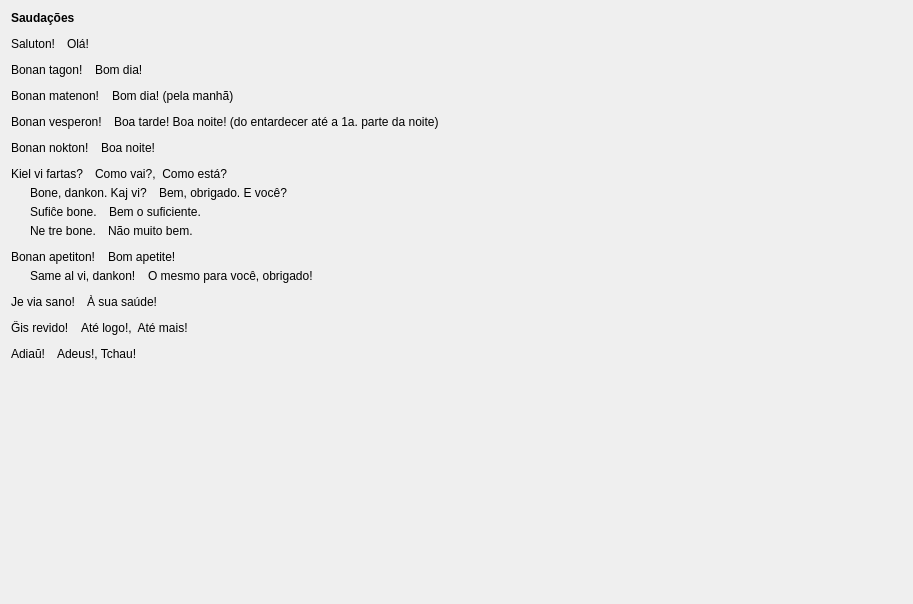
         <widget class="QWidget" name="scrollAreaWidgetContents">
          <property name="geometry">
           <rect>
            <x>0</x>
            <y>0</y>
            <width>913</width>
            <height>604</height>
           </rect>
          </property>
          <layout class="QVBoxLayout" name="verticalLayout_26">
           <property name="spacing">
            <number>12</number>
           </property>
           <item>
            <widget class="titolo" name="Lec04_Label7">
             <property name="sizePolicy">
              <sizepolicy hsizetype="Preferred" vsizetype="Maximum">
               <horstretch>0</horstretch>
               <verstretch>0</verstretch>
              </sizepolicy>
             </property>
             <property name="font">
              <font>
               <weight>75</weight>
               <bold>true</bold>
              </font>
             </property>
             <property name="text">
              <string>Saudações</string>
             </property>
             <property name="wordWrap">
              <bool>true</bool>
             </property>
            </widget>
           </item>
           <item>
            <layout class="QHBoxLayout" name="horizontalLayout_285">
             <property name="spacing">
              <number>12</number>
             </property>
             <item>
              <widget class="klakbutono_nova" name="Lec04_Button458">
               <property name="maximumSize">
                <size>
                 <width>16777215</width>
                 <height>16777215</height>
                </size>
               </property>
               <property name="text">
                <string>Saluton!</string>
               </property>
              </widget>
             </item>
             <item>
              <widget class="QLabel" name="Lec04_Label404">
               <property name="sizePolicy">
                <sizepolicy hsizetype="Expanding" vsizetype="Preferred">
                 <horstretch>0</horstretch>
                 <verstretch>0</verstretch>
                </sizepolicy>
               </property>
               <property name="text">
                <string>Olá!</string>
               </property>
               <property name="wordWrap">
                <bool>true</bool>
               </property>
              </widget>
             </item>
            </layout>
           </item>
           <item>
            <layout class="QHBoxLayout" name="horizontalLayout_286">
             <property name="spacing">
              <number>12</number>
             </property>
             <item>
              <widget class="klakbutono_nova" name="Lec04_Button459">
               <property name="maximumSize">
                <size>
                 <width>16777215</width>
                 <height>16777215</height>
                </size>
               </property>
               <property name="text">
                <string>Bonan tagon!</string>
               </property>
              </widget>
             </item>
             <item>
              <widget class="QLabel" name="Lec04_Label405">
               <property name="sizePolicy">
                <sizepolicy hsizetype="Expanding" vsizetype="Preferred">
                 <horstretch>0</horstretch>
                 <verstretch>0</verstretch>
                </sizepolicy>
               </property>
               <property name="text">
                <string>Bom dia!</string>
               </property>
               <property name="wordWrap">
                <bool>true</bool>
               </property>
              </widget>
             </item>
            </layout>
           </item>
           <item>
            <layout class="QHBoxLayout" name="horizontalLayout_287">
             <property name="spacing">
              <number>12</number>
             </property>
             <item>
              <widget class="klakbutono_nova" name="Lec04_Button460">
               <property name="maximumSize">
                <size>
                 <width>16777215</width>
                 <height>16777215</height>
                </size>
               </property>
               <property name="text">
                <string>Bonan matenon!</string>
               </property>
              </widget>
             </item>
             <item>
              <widget class="QLabel" name="Lec04_Label406">
               <property name="sizePolicy">
                <sizepolicy hsizetype="Expanding" vsizetype="Preferred">
                 <horstretch>0</horstretch>
                 <verstretch>0</verstretch>
                </sizepolicy>
               </property>
               <property name="text">
                <string>Bom dia! (pela manhã)</string>
               </property>
               <property name="wordWrap">
                <bool>true</bool>
               </property>
              </widget>
             </item>
            </layout>
           </item>
           <item>
            <layout class="QHBoxLayout" name="horizontalLayout_288">
             <property name="spacing">
              <number>12</number>
             </property>
             <item>
              <widget class="klakbutono_nova" name="Lec04_Button461">
               <property name="maximumSize">
                <size>
                 <width>16777215</width>
                 <height>16777215</height>
                </size>
               </property>
               <property name="text">
                <string>Bonan vesperon!</string>
               </property>
              </widget>
             </item>
             <item>
              <widget class="QLabel" name="Lec04_Label407">
               <property name="sizePolicy">
                <sizepolicy hsizetype="Expanding" vsizetype="Preferred">
                 <horstretch>0</horstretch>
                 <verstretch>0</verstretch>
                </sizepolicy>
               </property>
               <property name="text">
                <string>Boa tarde! Boa noite! (do entardecer até a 1a. parte da noite)</string>
               </property>
               <property name="wordWrap">
                <bool>true</bool>
               </property>
              </widget>
             </item>
            </layout>
           </item>
           <item>
            <layout class="QHBoxLayout" name="horizontalLayout_289">
             <property name="spacing">
              <number>12</number>
             </property>
             <item>
              <widget class="klakbutono_nova" name="Lec04_Button462">
               <property name="maximumSize">
                <size>
                 <width>16777215</width>
                 <height>16777215</height>
                </size>
               </property>
               <property name="text">
                <string>Bonan nokton!</string>
               </property>
              </widget>
             </item>
             <item>
              <widget class="QLabel" name="Lec04_Label408">
               <property name="sizePolicy">
                <sizepolicy hsizetype="Expanding" vsizetype="Preferred">
                 <horstretch>0</horstretch>
                 <verstretch>0</verstretch>
                </sizepolicy>
               </property>
               <property name="text">
                <string>Boa noite!</string>
               </property>
               <property name="wordWrap">
                <bool>true</bool>
               </property>
              </widget>
             </item>
            </layout>
           </item>
           <item>
            <layout class="QVBoxLayout" name="verticalLayout">
             <property name="spacing">
              <number>5</number>
             </property>
             <item>
              <layout class="QHBoxLayout" name="horizontalLayout_290">
               <property name="spacing">
                <number>12</number>
               </property>
               <item>
                <widget class="klakbutono_nova" name="Lec04_Button463">
                 <property name="maximumSize">
                  <size>
                   <width>16777215</width>
                   <height>16777215</height>
                  </size>
                 </property>
                 <property name="text">
                  <string>Kiel vi fartas?</string>
                 </property>
                </widget>
               </item>
               <item>
                <widget class="QLabel" name="Lec04_Label409">
                 <property name="sizePolicy">
                  <sizepolicy hsizetype="Expanding" vsizetype="Preferred">
                   <horstretch>0</horstretch>
                   <verstretch>0</verstretch>
                  </sizepolicy>
                 </property>
                 <property name="text">
                  <string>Como vai?,  Como está?</string>
                 </property>
                 <property name="wordWrap">
                  <bool>true</bool>
                 </property>
                </widget>
               </item>
              </layout>
             </item>
             <item>
              <layout class="QHBoxLayout" name="horizontalLayout_291">
               <property name="spacing">
                <number>12</number>
               </property>
               <item>
                <widget class="label_sago_reversa" name="label_109">
                 <property name="sizePolicy">
                  <sizepolicy hsizetype="Maximum" vsizetype="Preferred">
                   <horstretch>0</horstretch>
                   <verstretch>0</verstretch>
                  </sizepolicy>
                 </property>
                 <property name="maximumSize">
                  <size>
                   <width>16777215</width>
                   <height>16777215</height>
                  </size>
                 </property>
                 <property name="text">
                  <string/>
                 </property>
                 <property name="pixmap">
                  <pixmap resource="../resources/ikonoj.qrc">:/ikonoj/sago_revena.png</pixmap>
                 </property>
                 <property name="alignment">
                  <set>Qt::AlignRight|Qt::AlignTrailing|Qt::AlignVCenter</set>
                 </property>
                </widget>
               </item>
               <item>
                <widget class="klakbutono_nova" name="Lec04_Button464">
                 <property name="maximumSize">
                  <size>
                   <width>16777215</width>
                   <height>16777215</height>
                  </size>
                 </property>
                 <property name="text">
                  <string>Bone, dankon. Kaj vi?</string>
                 </property>
                </widget>
               </item>
               <item>
                <widget class="QLabel" name="Lec04_Label410">
                 <property name="sizePolicy">
                  <sizepolicy hsizetype="Expanding" vsizetype="Preferred">
                   <horstretch>0</horstretch>
                   <verstretch>0</verstretch>
                  </sizepolicy>
                 </property>
                 <property name="text">
                  <string>Bem, obrigado. E você?</string>
                 </property>
                 <property name="wordWrap">
                  <bool>true</bool>
                 </property>
                </widget>
               </item>
              </layout>
             </item>
             <item>
              <layout class="QHBoxLayout" name="horizontalLayout_292">
               <property name="spacing">
                <number>12</number>
               </property>
               <item>
                <widget class="label_sago_reversa" name="label_110">
                 <property name="sizePolicy">
                  <sizepolicy hsizetype="Maximum" vsizetype="Preferred">
                   <horstretch>0</horstretch>
                   <verstretch>0</verstretch>
                  </sizepolicy>
                 </property>
                 <property name="maximumSize">
                  <size>
                   <width>16777215</width>
                   <height>16777215</height>
                  </size>
                 </property>
                 <property name="text">
                  <string/>
                 </property>
                 <property name="pixmap">
                  <pixmap resource="../resources/ikonoj.qrc">:/ikonoj/sago_revena.png</pixmap>
                 </property>
                 <property name="alignment">
                  <set>Qt::AlignRight|Qt::AlignTrailing|Qt::AlignVCenter</set>
                 </property>
                </widget>
               </item>
               <item>
                <widget class="klakbutono_nova" name="Lec04_Button465">
                 <property name="maximumSize">
                  <size>
                   <width>16777215</width>
                   <height>16777215</height>
                  </size>
                 </property>
                 <property name="text">
                  <string>Sufiĉe bone.</string>
                 </property>
                </widget>
               </item>
               <item>
                <widget class="QLabel" name="Lec04_Label411">
                 <property name="sizePolicy">
                  <sizepolicy hsizetype="Expanding" vsizetype="Preferred">
                   <horstretch>0</horstretch>
                   <verstretch>0</verstretch>
                  </sizepolicy>
                 </property>
                 <property name="text">
                  <string>Bem o suficiente.</string>
                 </property>
                 <property name="wordWrap">
                  <bool>true</bool>
                 </property>
                </widget>
               </item>
              </layout>
             </item>
             <item>
              <layout class="QHBoxLayout" name="horizontalLayout_293">
               <property name="spacing">
                <number>12</number>
               </property>
               <item>
                <widget class="label_sago_reversa" name="label_111">
                 <property name="sizePolicy">
                  <sizepolicy hsizetype="Maximum" vsizetype="Preferred">
                   <horstretch>0</horstretch>
                   <verstretch>0</verstretch>
                  </sizepolicy>
                 </property>
                 <property name="maximumSize">
                  <size>
                   <width>16777215</width>
                   <height>16777215</height>
                  </size>
                 </property>
                 <property name="text">
                  <string/>
                 </property>
                 <property name="pixmap">
                  <pixmap resource="../resources/ikonoj.qrc">:/ikonoj/sago_revena.png</pixmap>
                 </property>
                 <property name="alignment">
                  <set>Qt::AlignRight|Qt::AlignTrailing|Qt::AlignVCenter</set>
                 </property>
                </widget>
               </item>
               <item>
                <widget class="klakbutono_nova" name="Lec04_Button466">
                 <property name="maximumSize">
                  <size>
                   <width>16777215</width>
                   <height>16777215</height>
                  </size>
                 </property>
                 <property name="text">
                  <string>Ne tre bone.</string>
                 </property>
                </widget>
               </item>
               <item>
                <widget class="QLabel" name="Lec04_Label412">
                 <property name="sizePolicy">
                  <sizepolicy hsizetype="Expanding" vsizetype="Preferred">
                   <horstretch>0</horstretch>
                   <verstretch>0</verstretch>
                  </sizepolicy>
                 </property>
                 <property name="text">
                  <string>Não muito bem.</string>
                 </property>
                 <property name="wordWrap">
                  <bool>true</bool>
                 </property>
                </widget>
               </item>
              </layout>
             </item>
            </layout>
           </item>
           <item>
            <layout class="QVBoxLayout" name="verticalLayout_3">
             <property name="spacing">
              <number>5</number>
             </property>
             <item>
              <layout class="QHBoxLayout" name="horizontalLayout_294">
               <property name="spacing">
                <number>12</number>
               </property>
               <item>
                <widget class="klakbutono_nova" name="Lec04_Button1">
                 <property name="maximumSize">
                  <size>
                   <width>16777215</width>
                   <height>16777215</height>
                  </size>
                 </property>
                 <property name="text">
                  <string>Bonan apetiton!</string>
                 </property>
                </widget>
               </item>
               <item>
                <widget class="QLabel" name="Lec04_Label11">
                 <property name="sizePolicy">
                  <sizepolicy hsizetype="Expanding" vsizetype="Preferred">
                   <horstretch>0</horstretch>
                   <verstretch>0</verstretch>
                  </sizepolicy>
                 </property>
                 <property name="text">
                  <string>Bom apetite!</string>
                 </property>
                 <property name="wordWrap">
                  <bool>true</bool>
                 </property>
                </widget>
               </item>
              </layout>
             </item>
             <item>
              <layout class="QHBoxLayout" name="horizontalLayout_296">
               <property name="spacing">
                <number>12</number>
               </property>
               <item>
                <widget class="label_sago_reversa" name="label_117">
                 <property name="sizePolicy">
                  <sizepolicy hsizetype="Maximum" vsizetype="Preferred">
                   <horstretch>0</horstretch>
                   <verstretch>0</verstretch>
                  </sizepolicy>
                 </property>
                 <property name="maximumSize">
                  <size>
                   <width>16777215</width>
                   <height>16777215</height>
                  </size>
                 </property>
                 <property name="text">
                  <string/>
                 </property>
                 <property name="pixmap">
                  <pixmap resource="../resources/ikonoj.qrc">:/ikonoj/sago_revena.png</pixmap>
                 </property>
                 <property name="alignment">
                  <set>Qt::AlignRight|Qt::AlignTrailing|Qt::AlignVCenter</set>
                 </property>
                </widget>
               </item>
               <item>
                <widget class="klakbutono_nova" name="Lec04_Button3">
                 <property name="maximumSize">
                  <size>
                   <width>16777215</width>
                   <height>16777215</height>
                  </size>
                 </property>
                 <property name="text">
                  <string>Same al vi, dankon!</string>
                 </property>
                </widget>
               </item>
               <item>
                <widget class="QLabel" name="Lec04_Label13">
                 <property name="sizePolicy">
                  <sizepolicy hsizetype="Expanding" vsizetype="Preferred">
                   <horstretch>0</horstretch>
                   <verstretch>0</verstretch>
                  </sizepolicy>
                 </property>
                 <property name="text">
                  <string>O mesmo para você, obrigado!</string>
                 </property>
                 <property name="wordWrap">
                  <bool>true</bool>
                 </property>
                </widget>
               </item>
              </layout>
             </item>
            </layout>
           </item>
           <item>
            <layout class="QHBoxLayout" name="horizontalLayout_297">
             <property name="spacing">
              <number>12</number>
             </property>
             <item>
              <widget class="klakbutono_nova" name="Lec04_Button2">
               <property name="maximumSize">
                <size>
                 <width>16777215</width>
                 <height>16777215</height>
                </size>
               </property>
               <property name="text">
                <string>Je via sano!</string>
               </property>
              </widget>
             </item>
             <item>
              <widget class="QLabel" name="Lec04_Label12">
               <property name="sizePolicy">
                <sizepolicy hsizetype="Expanding" vsizetype="Preferred">
                 <horstretch>0</horstretch>
                 <verstretch>0</verstretch>
                </sizepolicy>
               </property>
               <property name="text">
                <string>À sua saúde!</string>
               </property>
               <property name="wordWrap">
                <bool>true</bool>
               </property>
              </widget>
             </item>
            </layout>
           </item>
           <item>
            <layout class="QHBoxLayout" name="horizontalLayout_295">
             <property name="spacing">
              <number>12</number>
             </property>
             <item>
              <widget class="klakbutono_nova" name="Lec04_Button4">
               <property name="maximumSize">
                <size>
                 <width>16777215</width>
                 <height>16777215</height>
                </size>
               </property>
               <property name="text">
                <string>Ĝis revido!</string>
               </property>
              </widget>
             </item>
             <item>
              <widget class="QLabel" name="Lec04_Label14">
               <property name="sizePolicy">
                <sizepolicy hsizetype="Expanding" vsizetype="Preferred">
                 <horstretch>0</horstretch>
                 <verstretch>0</verstretch>
                </sizepolicy>
               </property>
               <property name="text">
                <string>Até logo!,  Até mais!</string>
               </property>
               <property name="wordWrap">
                <bool>true</bool>
               </property>
              </widget>
             </item>
            </layout>
           </item>
           <item>
            <layout class="QHBoxLayout" name="horizontalLayout_298">
             <property name="spacing">
              <number>12</number>
             </property>
             <item>
              <widget class="klakbutono_nova" name="Lec04_Button5">
               <property name="maximumSize">
                <size>
                 <width>16777215</width>
                 <height>16777215</height>
                </size>
               </property>
               <property name="text">
                <string>Adiaŭ!</string>
               </property>
              </widget>
             </item>
             <item>
              <widget class="QLabel" name="Lec04_Label15">
               <property name="sizePolicy">
                <sizepolicy hsizetype="Expanding" vsizetype="Preferred">
                 <horstretch>0</horstretch>
                 <verstretch>0</verstretch>
                </sizepolicy>
               </property>
               <property name="text">
                <string>Adeus!, Tchau!</string>
               </property>
               <property name="wordWrap">
                <bool>true</bool>
               </property>
              </widget>
             </item>
            </layout>
           </item>
           <item>
            <spacer name="verticalSpacer_4">
             <property name="orientation">
              <enum>Qt::Vertical</enum>
             </property>
             <property name="sizeHint" stdset="0">
              <size>
               <width>20</width>
               <height>40</height>
              </size>
             </property>
            </spacer>
           </item>
          </layout>
         </widget>
